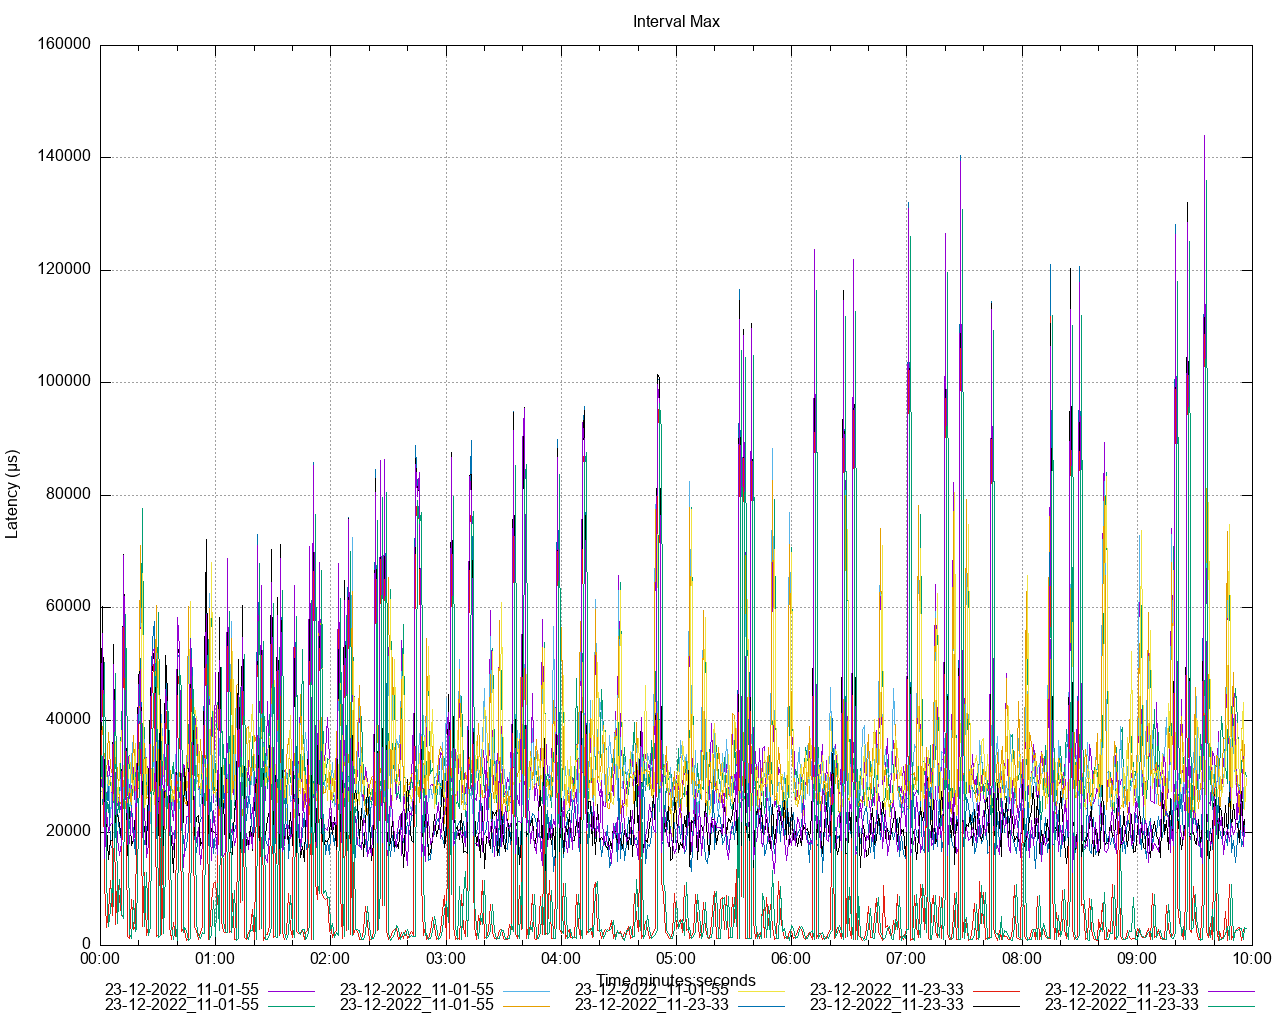

Generate this figure with gnuplot:
set title 'Interval Max' noenhanced
set style data lines
set datafile separator ","
set terminal png size 1280,1024
set grid
set key below
set xdata time
set timefmt "%s"
offset = 0
t0(x)=(offset=($0==0) ? x : offset, x - offset)
set xlabel 'Time minutes:seconds'
set ylabel 'Latency (μs)'
set output '/Users/ahmet.mircik/Workspace/python/hazelcast-simulator/offload-benchmarks/report/latency/latency_interval_max_get.png'
plot \
   '/Users/ahmet.mircik/Workspace/python/hazelcast-simulator/offload-benchmarks/report/data/latency_interval_max_get_1.data' using (t0(timecolumn(1))):2 title "23-12-2022_11-01-55" noenhanced , \
   '/Users/ahmet.mircik/Workspace/python/hazelcast-simulator/offload-benchmarks/report/data/latency_interval_max_get_2.data' using (t0(timecolumn(1))):2 title "23-12-2022_11-01-55" noenhanced , \
   '/Users/ahmet.mircik/Workspace/python/hazelcast-simulator/offload-benchmarks/report/data/latency_interval_max_get_3.data' using (t0(timecolumn(1))):2 title "23-12-2022_11-01-55" noenhanced , \
   '/Users/ahmet.mircik/Workspace/python/hazelcast-simulator/offload-benchmarks/report/data/latency_interval_max_get_4.data' using (t0(timecolumn(1))):2 title "23-12-2022_11-01-55" noenhanced , \
   '/Users/ahmet.mircik/Workspace/python/hazelcast-simulator/offload-benchmarks/report/data/latency_interval_max_get_5.data' using (t0(timecolumn(1))):2 title "23-12-2022_11-01-55" noenhanced , \
   '/Users/ahmet.mircik/Workspace/python/hazelcast-simulator/offload-benchmarks/report/data/latency_interval_max_get_6.data' using (t0(timecolumn(1))):2 title "23-12-2022_11-23-33" noenhanced , \
   '/Users/ahmet.mircik/Workspace/python/hazelcast-simulator/offload-benchmarks/report/data/latency_interval_max_get_7.data' using (t0(timecolumn(1))):2 title "23-12-2022_11-23-33" noenhanced , \
   '/Users/ahmet.mircik/Workspace/python/hazelcast-simulator/offload-benchmarks/report/data/latency_interval_max_get_8.data' using (t0(timecolumn(1))):2 title "23-12-2022_11-23-33" noenhanced , \
   '/Users/ahmet.mircik/Workspace/python/hazelcast-simulator/offload-benchmarks/report/data/latency_interval_max_get_9.data' using (t0(timecolumn(1))):2 title "23-12-2022_11-23-33" noenhanced , \
   '/Users/ahmet.mircik/Workspace/python/hazelcast-simulator/offload-benchmarks/report/data/latency_interval_max_get_10.data' using (t0(timecolumn(1))):2 title "23-12-2022_11-23-33" noenhanced , \
